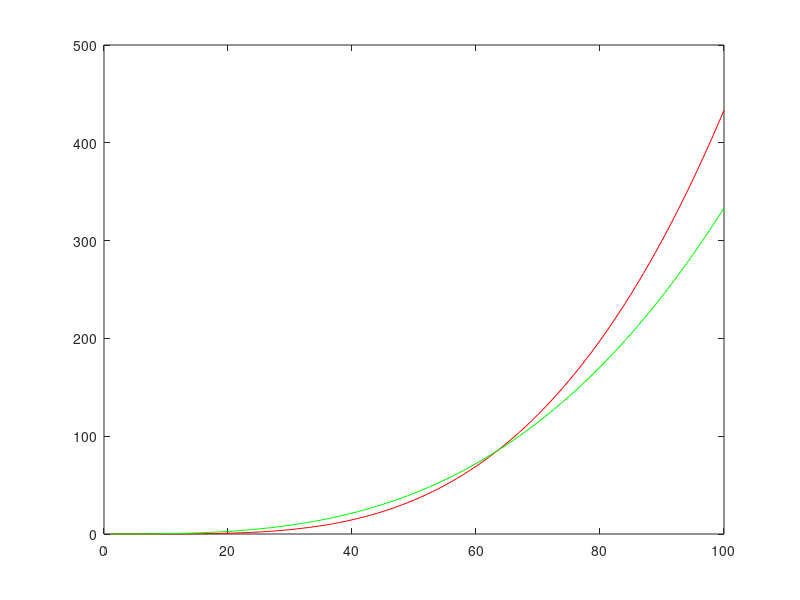

Recreate this plot in MATLAB.
clc
clear
B=0.7;
F=[0 1 0;0 0 1;0 0 -B];
G=[0;0;1];
Z=zeros(3,3);
dt=0.1;
W=[1];
Q1=zeros(3,3);
Q2=zeros(1,100);
for i=1:100
A=[-F G*W*G';Z F'].*dt;
B=expm(A);
phi=B(4:6,4:6)';
Q=phi*B(1:3,4:6);
Q1=phi*Q1*phi'+Q;
Q2(i)=Q1(1,1);
end
%-------------------
Q3=zeros(2,2);
Q4=zeros(1,100);
F2=[0 1;0 0];
G2=[0;1];
Z2=zeros(2,2);
for j=1:100
A2=[-F2 G2*W*G2';Z2 F2'].*dt;
B2=expm(A2);
phi=B2(3:4,3:4)';
q=phi*B2(1:2,3:4);
Q3=phi*Q3*phi'+q;
Q4(j)=Q3(1,1);
end
plot(Q2,'r-');hold on
plot(Q4,'g-');
